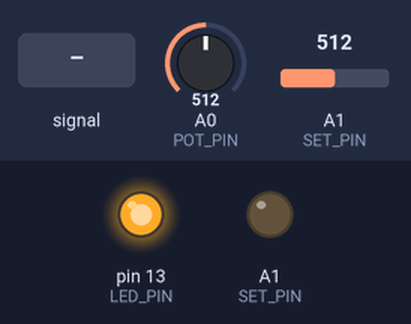
Bench run of a sketch on a simulated Arduino Uno, built with avr-gcc and run on an emulated ATmega328P. Parts: output pins drawn as LEDs (lit = HIGH). Inputs (shaded band) come from the test bench; at power-on: A0 (POT_PIN) = 512, A1 (SET_PIN) = 512.

Above: at 1.2 s.
1.3 s: A1 (SET_PIN) fed a 200 Hz sine of ±81 counts around its level
4.3 s: A0 (POT_PIN) set to 716
At 5.1 s:
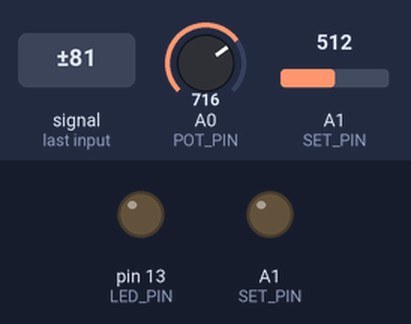
5.8 s: A1 (SET_PIN) set to 696
7.3 s: A1 (SET_PIN) set to 715
At 8.0 s:
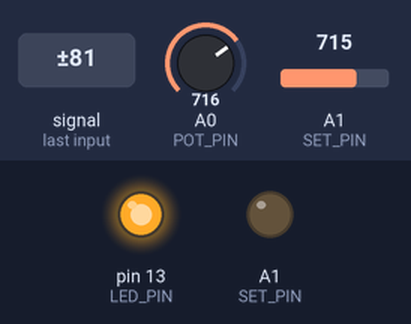
8.8 s: A1 (SET_PIN) set to 900
At 9.2 s:
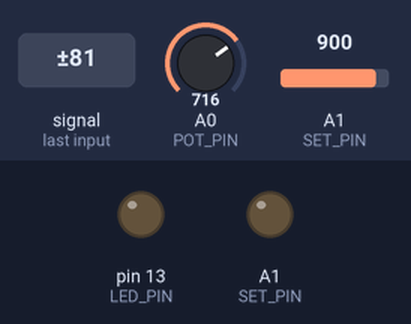
10.3 s: A1 (SET_PIN) set to 716
At 11.5 s:
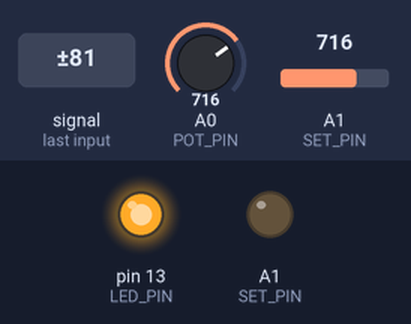
Timing chart, 0 to 12.8 s (numbered marks = the images above; inputs shaded):
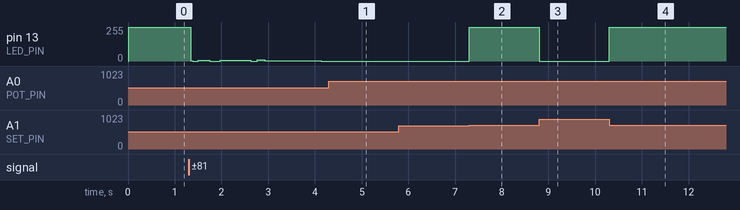

Measured:
- the behaviour switches between 714 and 715 on A1 (SET_PIN) (found by bisection; images 1 and 2)
- after the input at 4.3 s, pin 13 (LED_PIN): stays 0/255 (without the input it goes to 6/255 after 0.83 s)
- after the input at 5.8 s, every drawn part: stays the same
- after the input at 7.3 s, pin 13 (LED_PIN): 0/255 → 255/255 at once
- after the input at 8.8 s, pin 13 (LED_PIN): 255/255 → 0/255 at once
- after the input at 10.3 s, pin 13 (LED_PIN): 0/255 → 255/255 at once

The sketch:

asservissment.ino
```cpp
/*
   AutoPID BasicTempControl Example Sketch

   This program reads a dallas temperature probe as input, potentiometer as setpoint, drives an analog output.
   It lights an LED when the temperature has reached the setpoint.
*/
#include <AutoPID.h>

//pins
#define SET_PIN A1
#define OUTPUT_PIN A1
#define POT_PIN A0
#define LED_PIN 13

#define DELAY 10

//pid settings and gains
#define OUTPUT_MIN 0
#define OUTPUT_MAX 255
#define KP .12
#define KI .0003
#define KD 0

double angleMes, setPoint, outputVal;


//input/output variables passed by reference, so they are updated automatically
AutoPID myPID(&angleMes, &setPoint, &outputVal, OUTPUT_MIN, OUTPUT_MAX, KP, KI, KD);

unsigned long lastAngleUpdate; //tracks clock time of last temp update

//call repeatedly in loop, only updates after a certain time interval
//returns true if update happened
bool updateAngle() {
  if ((millis() - lastAngleUpdate) > DELAY) {
    angleMes=analogRead(POT_PIN);
    setPoint=analogRead(SET_PIN);
    lastAngleUpdate = millis();
    return true;
  }
  return false;
}//void updateTemperature


void setup() {
  pinMode(OUTPUT_PIN, OUTPUT);
  pinMode(LED_PIN, OUTPUT);

  //set PID update interval to 50ms
  myPID.setTimeStep(50);

}//void setup


void loop() {
  updateAngle();
  setPoint = analogRead(SET_PIN);
  myPID.run(); //call every loop, updates automatically at certain time interval
  analogWrite(OUTPUT_PIN, outputVal);
  digitalWrite(LED_PIN, myPID.atSetPoint(1)); //light up LED when we're at setpoint +-1 degree

}//void loop
```
